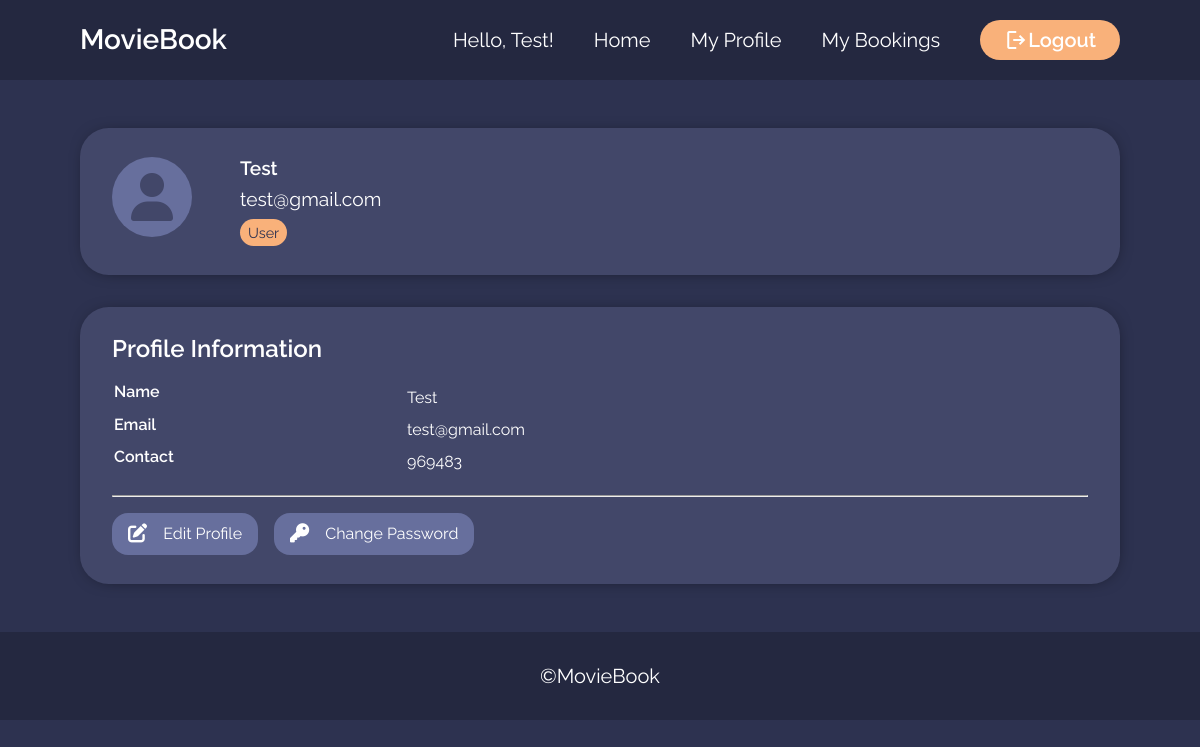
/pages/profile.php (signed in), run on the app's committed database.
### tables this page shows
CREATE TABLE `users` (
  `id` int(11) NOT NULL,
  `name` varchar(100) DEFAULT NULL,
  `email` varchar(255) DEFAULT NULL,
  `password` varchar(255) DEFAULT NULL,
  `mobile_no` varchar(10) DEFAULT NULL,
  `role` tinyint(1) DEFAULT NULL
);

### includes/db_helper.php (called while the page is built, shortened)
<?php
function bind_params($stmt, $types, $params)
{
    $params_count = count($params);
    if ($params_count == 1) {
        mysqli_stmt_bind_param($stmt, $types, $params[0]);
    } else if ($params_count == 2) {
        mysqli_stmt_bind_param($stmt, $types, $params[0], $params[1]);
    } else if ($params_count == 3) {
        mysqli_stmt_bind_param($stmt, $types, $params[0], $params[1], $params[2]);
    } else if ($params_count == 4) {
        mysqli_stmt_bind_param($stmt, $types, $params[0], $params[1], $params[2], $params[3]);
    } else if ($params_count == 5) {
        mysqli_stmt_bind_param($stmt, $types, $params[0], $params[1], $params[2], $params[3], $params[4]);
    } else if ($params_count == 6) {
        mysqli_stmt_bind_param($stmt, $types, $params[0], $params[1], $params[2], $params[3], $params[4], $params[5]);
    } else if ($params_count == 7) {
        mysqli_stmt_bind_param($stmt, $types, $params[0], $params[1], $params[2], $params[3], $params[4], $params[5], $params[6]);
    } else if ($params_count == 8) {
        mysqli_stmt_bind_param($stmt, $types, $params[0], $params[1], $params[2], $params[3], $params[4], $params[5], $params[6], $params[7]);
    } else if ($params_count == 9) {
        mysqli_stmt_bind_param($stmt, $types, $params[0], $params[1], $params[2], $params[3], $params[4], $params[5], $params[6], $params[7], $params[8]);
    } else if ($params_count == 10) {
        mysqli_stmt_bind_param($stmt, $types, $params[0], $params[1], $params[2], $params[3], $params[4], $params[5], $params[6], $params[7], $params[8], $params[9]);
    }
    return true;
}
function get_one_row($db_server, $query, $param_value = array(), $param_type = "")
{
    $stmt = mysqli_prepare($db_server, $query);
    if (!empty($param_value) && !empty($param_type)) {
        bind_params($stmt, $param_type, $param_value);
    }
    mysqli_stmt_execute($stmt);
    $result = mysqli_stmt_get_result($stmt);
    $row = mysqli_fetch_assoc($result);
    return $row;
}

### pages/profile.php (the view, shortened to what this page needs)
<?php
include("../includes/connection.php");
include("../includes/db_helper.php");
$id = $_SESSION["user_id"];
$user = get_one_row($db_server, "SELECT * FROM users WHERE id=?", [$id], 'i');
?>
<!DOCTYPE html>
<html lang="en">
<head>
    <link rel="stylesheet" href="../assets/css/style.css" />
    <link
        rel="stylesheet"
        href="https://cdnjs.cloudflare.com/ajax/libs/font-awesome/6.6.0/css/all.min.css" />
</head>
<body>
    <?php include("../includes/header.php"); ?>
    <main class="profile-container">
        <div class="profile-body">
            <div class="profile-info">
                <div class="profile"><i class="fa-solid fa-user"></i></div>
                <div class="profile-text">
                    <p class="profile-username"><?= $user["name"] ?></p>
                    <p class="profile-email"><?= $user["email"] ?></p>
                    <p class="profile-role"><?= $user["role"] ? "Admin" : "User" ?></p>
                </div>
            </div>
        </div>
        <div class="profile-body">
            <div class="profile-body-title">Profile Information</div>
            <table>
                <tr>
                    <th>Name</th>
                    <td><?= $user["name"] ?></td>
                </tr>
                <tr>
                    <th>Email</th>
                    <td><?= $user["email"] ?></td>
                </tr>
                <tr>
                    <th>Contact</th>
                    <td><?= $user["mobile_no"] ?></td>
                </tr>
            </table>
            <hr>
            <div class="profile-actions">
                <button class="profile-button" onclick="openModel('../profile/edit_profile.php')"><i class="fa-solid fa-pen-to-square"></i>Edit Profile</button>
                <button class="profile-button"><i class="fa-solid fa-key"></i>Change Password</button>
            </div>
        </div>
    </main>
    <?php include("../includes/footer.php"); ?>
</body>
</html>

### assets/css/style.css (style rules this page uses)
:root { --header: #242840; --color1: #2d3250; --color2: #424769; --color3: #f9b17a; --color4: #676f9d; --success: #5cb85c; --error: #e05d5d; --semibold: 600; --regular: 400; }
* { box-sizing: border-box; padding: 0; margin: 0; font-family: "Raleway", sans-serif; line-height: 1.2; transition: 90ms ease-in-out; }
html { width: 100vw; overflow-x: hidden; }
body { color: var(--white); height: 100%; width: 100%; min-height: 100vh; background-color: var(--color1); }
i { color: var(--color2); font-size: 1.2rem; }
.profile-container { display: flex; justify-content: space-between; padding: 3rem 5rem; flex-direction: column; gap: 2rem; }
.profile-body { background-color: var(--color2); border-radius: 1.8rem; padding: 1.8rem 2rem; display: flex; flex-direction: column; gap: 1rem; box-shadow: 1px 1px 19px -10px #000000; width: 100%; }
.profile-info { display: flex; gap: 3rem; flex-direction: row; }
.profile { display: flex; border-radius: 10rem; background-color: var(--color4); padding: 1rem; width: 5rem; height: 5rem; justify-content: center; align-items: center; }
.profile i { font-size: 3rem; }
.profile-text { display: flex; flex-direction: column; color: white; font-size: 1.2rem; gap: 0.5rem; font-weight: var(--regular); }
.profile-username { font-weight: var(--semibold); }
.profile-role { background-color: var(--color3); border-radius: 2rem; width: fit-content; padding: 0.3rem 0.5rem; font-size: 0.9rem; color: var(--color1); font-weight: var(--regular); }
.profile-body-title { color: white; font-size: 1.5rem; font-weight: var(--semibold); }
.profile-body table { width: 100%; color: white; text-align: left; font-size: 1rem; }
.profile-body table th { font-weight: var(--semibold); width: 30%; padding-bottom: 0.7rem; }
.profile-body table td { font-weight: var(--regular); margin-bottom: 1rem; }
.profile-actions { display: flex; gap: 1rem; }
.profile-button { padding: 0.7rem 1rem; background-color: var(--color4); border: none; border-radius: 1rem; color: white; display: flex; gap: 1rem; align-items: center; font-size: 1rem; }
.profile-button i { color: white; }

### data on the page
users: name "Test", email "test@gmail.com", mobile_no "969483"

### other printed values
$_SESSION["user_name"] "Test"
